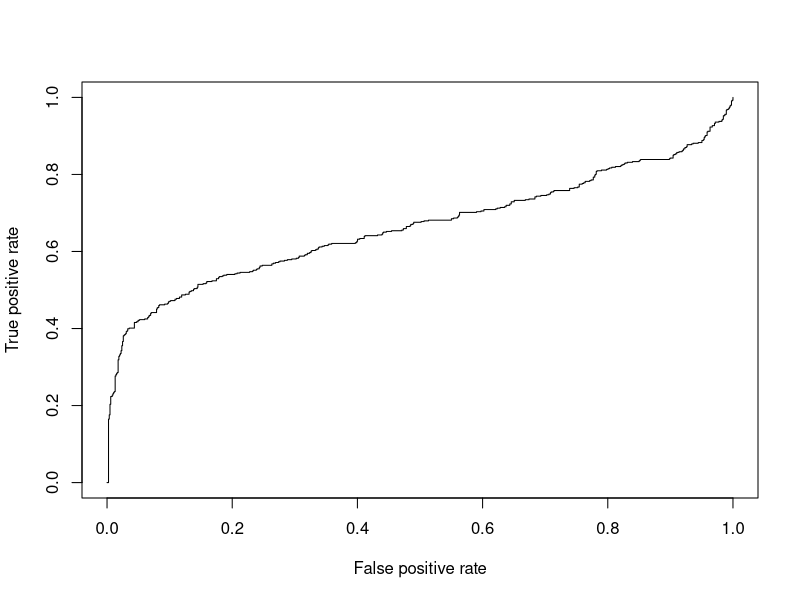
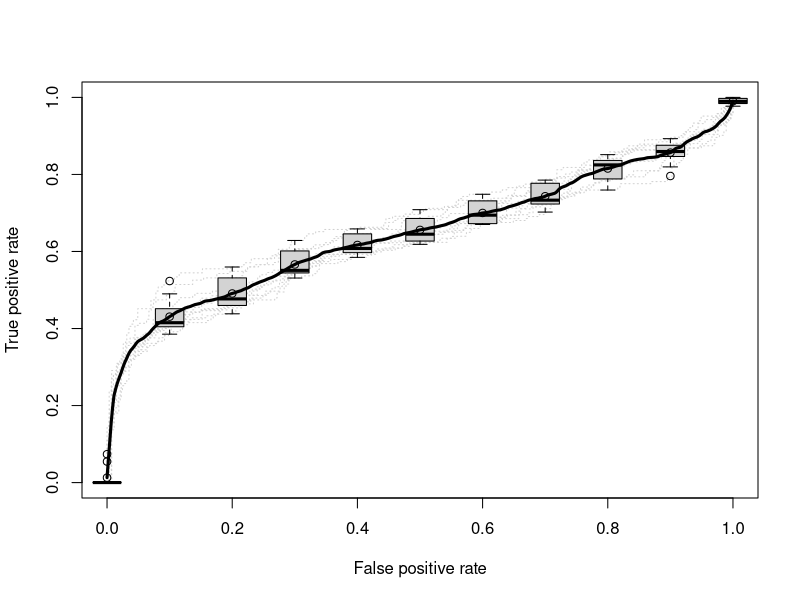

The R source for these figures, in order:
library('kernlab')
library('e1071')
library(ROCR)

# Get the spam database into R
data(spam)
# Split into a training/test set of 80% / 20%
index <- sample(2,nrow(spam),replace = TRUE,prob=c(0.7,0.3))
traindata <- spam[index==1,]
testdata <- spam[index==2,]
# Use SVM with a kernel, Train the SVM on the 80% training set
svm_2 <- svm(make ~., traindata)
pd_scores <- predict(svm_2, testdata)
pred_2 <- prediction(pd_scores, testdata$type)
perf_2 <- performance(pred_2, 'tpr', 'fpr')
plot(perf_2)

# shuffle the dataset
shuffle = sample(1:4601, 4601)
spam_shuffle = spam[shuffle,]

# creat empty folder
folder_test = vector(mode = 'list')
folder_train = vector(mode = 'list')
predplot = vector(mode = 'list')

# creat 10 folders
j=1
n = nrow(spam_shuffle)
for(i in seq(0, 0.9, 0.1)){
  folder_test[[j]] = spam_shuffle[(n*i):(n*(i+0.1)-1),]
  folder_train[[j]] = spam_shuffle[-((n*i):(n*(i+0.1)-1)),]
  
  # train svm mode and test it result
  svm_10 <- svm(make ~., folder_train[[j]])
  pd_scores <- predict(svm_2, folder_test[[j]])
  
  predplot$'predictied'[[j]] = pd_scores
  predplot$'tables'[[j]] = folder_test[[j]]$type
  
  # plot the prediction scores
  #pred_2 <- prediction(pd_scores, folder_test[[j]]$type)
  #perf_2 <- performance(pred_2, 'tpr', 'fpr')
  #plot(perf_2)
  
  j = j+1
}

pred <- prediction(predplot$predictied, predplot$tables)
perf <- performance(pred,"tpr","fpr")
plot(perf,col="grey82",lty=3)
plot(perf, lwd=3,avg="vertical",spread.estimate="boxplot",add=T)
